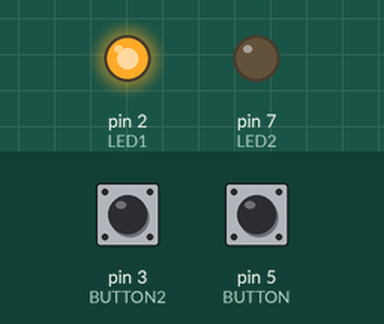
Simulated run of this sketch. Board: Arduino Uno, built with avr-gcc and run on an emulated ATmega328P. On the bench: output pins drawn as LEDs (lit = HIGH). Inputs (shaded band) come from the test bench; at power-on: pin 3 (BUTTON2) LOW, pin 5 (BUTTON) LOW.

Above: at 1.2 s.
1.3 s: pin 3 (BUTTON2) pulled HIGH for 0.15 s
At 2.1 s:
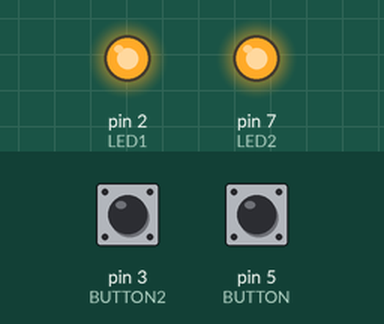
2.9 s: pin 5 (BUTTON) pulled HIGH for 0.15 s
At 3.3 s:
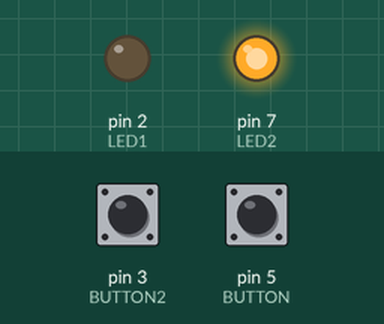
4.5 s: pin 3 (BUTTON2) pulled HIGH for 1 s
At 5.7 s:
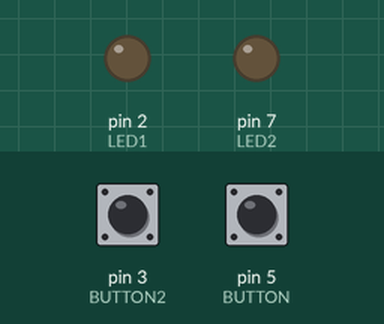
7.0 s: pin 3 (BUTTON2) pulled HIGH for 3.2 s
At 7.6 s:
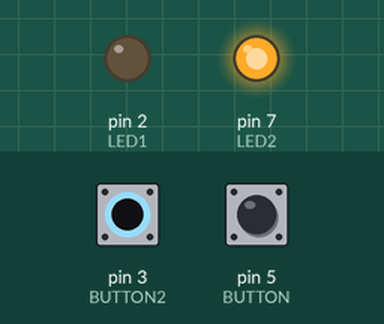
11.7 s: pin 5 (BUTTON) pulled HIGH for 1 s
At 12.4 s:
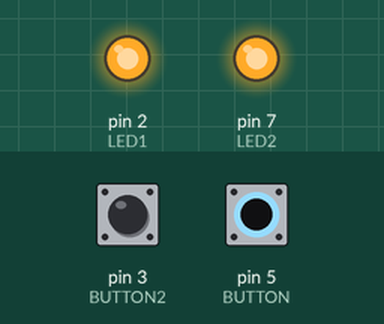
Timing chart, 0 to 14.7 s (numbered marks = the images above; inputs shaded):
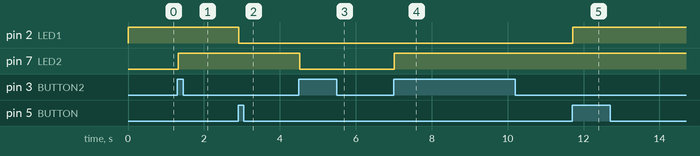

The sketch:

Relay-LED6.5.ino
```cpp
const int LED1 = 2;
const int LED2 = 7;


const int BUTTON = 5;//the input pin where the
const int BUTTON2 = 3;//the input pin where the

int val = 0;         //val will be used to store the state
                     //of the input pin
int old_val = 0;     //this variable stores the previous
                     //value of "val"
int state = 0;       //0 = LED off while 1 = LED on

int val2 = 0;         //val will be used to store the state
                     //of the input pin
int old_val2 = 0;     //this variable stores the previous
                     //value of "val"
int state2 = 0;       //0 = LED off while 1 = LED on


void setup() {
  // put your setup code here, to run once:
pinMode(LED1, OUTPUT); // sets the digital pin as output
pinMode(LED2, OUTPUT); // sets the digital pin as output


pinMode(BUTTON,INPUT);  //and the Button is an input
pinMode(BUTTON2,INPUT);  //and the Button is an input


}

void loop() {


  // put your main code here, to run repeatedly:

val  = digitalRead(BUTTON);//read input value and store it
val2 = digitalRead(BUTTON2);//read input value and store it


if ((val == HIGH)&&(old_val==LOW)){
  delay(10);
  state = 1 - state;
  delay(10);
}

if ((val2 == HIGH)&&(old_val2==LOW)){
  delay(10);
}
if ((val2 == HIGH)&&(old_val2==LOW)){
  state2 = 1 - state2;
  delay(10);
}


old_val  = val;          //val is now old, let's store it
old_val2 = val2;          //val is now old, let's store it

if (state == 1){
   digitalWrite(LED1, LOW); // turns the LED on

}else{
   digitalWrite(LED1, HIGH);  // turns the LED off
}

if (state2 == 1){
   digitalWrite(LED2, HIGH); // turns the LED on

}else{
   digitalWrite(LED2, LOW);  // turns the LED off
}

}
```

Measured:
- after the input at 1.3 s, pin 7 (LED2): LOW → HIGH at once
- after the input at 2.9 s, pin 2 (LED1): HIGH → LOW at once
- after the input at 4.5 s, pin 7 (LED2): HIGH → LOW at once
- after the input at 7.0 s, pin 7 (LED2): LOW → HIGH at once
- after the input at 11.7 s, pin 2 (LED1): LOW → HIGH at once
